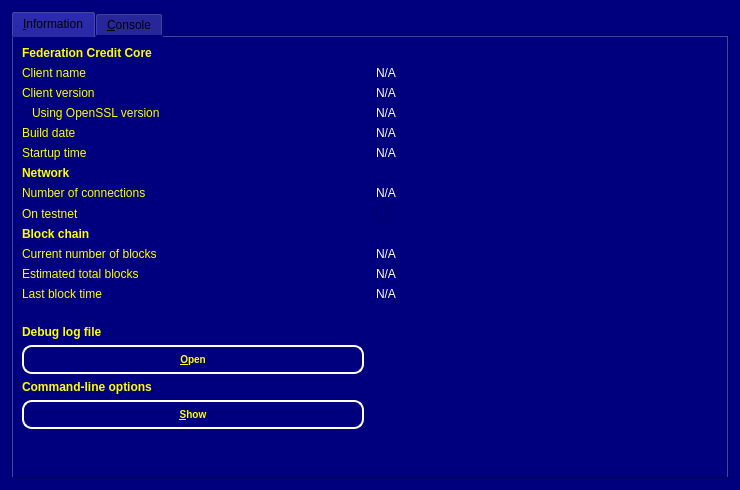
<?xml version="1.0" encoding="UTF-8"?>
<ui version="4.0">
 <class>RPCConsole</class>
 <widget class="QDialog" name="RPCConsole">
  <property name="geometry">
   <rect>
    <x>0</x>
    <y>0</y>
    <width>740</width>
    <height>490</height>
   </rect>
  </property>
  <property name="windowTitle">
   <string>Federation Credit - Debug window</string>
  </property>
  <property name="styleSheet">
   <string notr="true">background-color: rgb(0, 0, 127);
</string>
  </property>
  <layout class="QVBoxLayout" name="verticalLayout_2">
   <item>
    <widget class="QTabWidget" name="tabWidget">
     <property name="currentIndex">
      <number>0</number>
     </property>
     <widget class="QWidget" name="tab_info">
      <attribute name="title">
       <string>&amp;Information</string>
      </attribute>
      <layout class="QGridLayout" name="gridLayout" columnstretch="0,0">
       <property name="horizontalSpacing">
        <number>12</number>
       </property>
       <item row="18" column="0">
        <spacer name="verticalSpacer">
         <property name="orientation">
          <enum>Qt::Vertical</enum>
         </property>
         <property name="sizeHint" stdset="0">
          <size>
           <width>20</width>
           <height>40</height>
          </size>
         </property>
        </spacer>
       </item>
       <item row="1" column="1">
        <widget class="QLabel" name="clientName">
         <property name="cursor">
          <cursorShape>IBeamCursor</cursorShape>
         </property>
         <property name="styleSheet">
          <string notr="true">color: rgb(255, 255, 255);</string>
         </property>
         <property name="text">
          <string>N/A</string>
         </property>
         <property name="textFormat">
          <enum>Qt::PlainText</enum>
         </property>
         <property name="textInteractionFlags">
          <set>Qt::LinksAccessibleByMouse|Qt::TextSelectableByKeyboard|Qt::TextSelectableByMouse</set>
         </property>
        </widget>
       </item>
       <item row="8" column="0">
        <widget class="QLabel" name="label_8">
         <property name="styleSheet">
          <string notr="true">color: rgb(255, 255, 0);</string>
         </property>
         <property name="text">
          <string>On testnet</string>
         </property>
        </widget>
       </item>
       <item row="4" column="1">
        <widget class="QLabel" name="buildDate">
         <property name="cursor">
          <cursorShape>IBeamCursor</cursorShape>
         </property>
         <property name="styleSheet">
          <string notr="true">color: rgb(255, 255, 255);</string>
         </property>
         <property name="text">
          <string>N/A</string>
         </property>
         <property name="textFormat">
          <enum>Qt::PlainText</enum>
         </property>
         <property name="textInteractionFlags">
          <set>Qt::LinksAccessibleByMouse|Qt::TextSelectableByKeyboard|Qt::TextSelectableByMouse</set>
         </property>
        </widget>
       </item>
       <item row="12" column="0">
        <widget class="QLabel" name="label_2">
         <property name="styleSheet">
          <string notr="true">color: rgb(255, 255, 0);</string>
         </property>
         <property name="text">
          <string>Last block time</string>
         </property>
        </widget>
       </item>
       <item row="17" column="0">
        <widget class="QPushButton" name="showCLOptionsButton">
         <property name="toolTip">
          <string>Show the Blakecoin-Qt help message to get a list with possible Bitcoin command-line options.</string>
         </property>
         <property name="styleSheet">
          <string notr="true">QPushButton { background : #00007F ;border-radius:10px; border-color: white; color: yellow;  border-style: solid; border-width: 2px;font: bold 10px;min-width: 5em; padding: 6px;}</string>
         </property>
         <property name="text">
          <string>&amp;Show</string>
         </property>
         <property name="autoDefault">
          <bool>false</bool>
         </property>
        </widget>
       </item>
       <item row="5" column="1">
        <widget class="QLabel" name="startupTime">
         <property name="cursor">
          <cursorShape>IBeamCursor</cursorShape>
         </property>
         <property name="styleSheet">
          <string notr="true">color: rgb(255, 255, 255);</string>
         </property>
         <property name="text">
          <string>N/A</string>
         </property>
         <property name="textFormat">
          <enum>Qt::PlainText</enum>
         </property>
         <property name="textInteractionFlags">
          <set>Qt::LinksAccessibleByMouse|Qt::TextSelectableByKeyboard|Qt::TextSelectableByMouse</set>
         </property>
        </widget>
       </item>
       <item row="3" column="0">
        <widget class="QLabel" name="label_14">
         <property name="styleSheet">
          <string notr="true">color: rgb(255, 255, 0);</string>
         </property>
         <property name="text">
          <string>Using OpenSSL version</string>
         </property>
         <property name="indent">
          <number>10</number>
         </property>
        </widget>
       </item>
       <item row="10" column="1">
        <widget class="QLabel" name="numberOfBlocks">
         <property name="cursor">
          <cursorShape>IBeamCursor</cursorShape>
         </property>
         <property name="styleSheet">
          <string notr="true">color: rgb(255, 255, 255);</string>
         </property>
         <property name="text">
          <string>N/A</string>
         </property>
         <property name="textFormat">
          <enum>Qt::PlainText</enum>
         </property>
         <property name="textInteractionFlags">
          <set>Qt::LinksAccessibleByMouse|Qt::TextSelectableByKeyboard|Qt::TextSelectableByMouse</set>
         </property>
        </widget>
       </item>
       <item row="10" column="0">
        <widget class="QLabel" name="label_3">
         <property name="styleSheet">
          <string notr="true">color: rgb(255, 255, 0);</string>
         </property>
         <property name="text">
          <string>Current number of blocks</string>
         </property>
        </widget>
       </item>
       <item row="3" column="1">
        <widget class="QLabel" name="openSSLVersion">
         <property name="cursor">
          <cursorShape>IBeamCursor</cursorShape>
         </property>
         <property name="styleSheet">
          <string notr="true">color: rgb(255, 255, 255);</string>
         </property>
         <property name="text">
          <string>N/A</string>
         </property>
         <property name="textFormat">
          <enum>Qt::PlainText</enum>
         </property>
         <property name="textInteractionFlags">
          <set>Qt::LinksAccessibleByMouse|Qt::TextSelectableByKeyboard|Qt::TextSelectableByMouse</set>
         </property>
        </widget>
       </item>
       <item row="1" column="0">
        <widget class="QLabel" name="label_5">
         <property name="styleSheet">
          <string notr="true">color: rgb(255, 255, 0);</string>
         </property>
         <property name="text">
          <string>Client name</string>
         </property>
        </widget>
       </item>
       <item row="11" column="1">
        <widget class="QLabel" name="totalBlocks">
         <property name="cursor">
          <cursorShape>IBeamCursor</cursorShape>
         </property>
         <property name="styleSheet">
          <string notr="true">color: rgb(255, 255, 255);</string>
         </property>
         <property name="text">
          <string>N/A</string>
         </property>
         <property name="textFormat">
          <enum>Qt::PlainText</enum>
         </property>
         <property name="textInteractionFlags">
          <set>Qt::LinksAccessibleByMouse|Qt::TextSelectableByKeyboard|Qt::TextSelectableByMouse</set>
         </property>
        </widget>
       </item>
       <item row="14" column="0">
        <widget class="QLabel" name="labelDebugLogfile">
         <property name="font">
          <font>
           <weight>75</weight>
           <bold>true</bold>
          </font>
         </property>
         <property name="styleSheet">
          <string notr="true">color: rgb(255, 255, 0);</string>
         </property>
         <property name="text">
          <string>Debug log file</string>
         </property>
        </widget>
       </item>
       <item row="7" column="1">
        <widget class="QLabel" name="numberOfConnections">
         <property name="cursor">
          <cursorShape>IBeamCursor</cursorShape>
         </property>
         <property name="styleSheet">
          <string notr="true">color: rgb(255, 255, 255);</string>
         </property>
         <property name="text">
          <string>N/A</string>
         </property>
         <property name="textFormat">
          <enum>Qt::PlainText</enum>
         </property>
         <property name="textInteractionFlags">
          <set>Qt::LinksAccessibleByMouse|Qt::TextSelectableByKeyboard|Qt::TextSelectableByMouse</set>
         </property>
        </widget>
       </item>
       <item row="4" column="0">
        <widget class="QLabel" name="label_12">
         <property name="styleSheet">
          <string notr="true">color: rgb(255, 255, 0);</string>
         </property>
         <property name="text">
          <string>Build date</string>
         </property>
        </widget>
       </item>
       <item row="12" column="1">
        <widget class="QLabel" name="lastBlockTime">
         <property name="cursor">
          <cursorShape>IBeamCursor</cursorShape>
         </property>
         <property name="styleSheet">
          <string notr="true">color: rgb(255, 255, 255);</string>
         </property>
         <property name="text">
          <string>N/A</string>
         </property>
         <property name="textFormat">
          <enum>Qt::PlainText</enum>
         </property>
         <property name="textInteractionFlags">
          <set>Qt::LinksAccessibleByMouse|Qt::TextSelectableByKeyboard|Qt::TextSelectableByMouse</set>
         </property>
        </widget>
       </item>
       <item row="5" column="0">
        <widget class="QLabel" name="label_13">
         <property name="styleSheet">
          <string notr="true">color: rgb(255, 255, 0);</string>
         </property>
         <property name="text">
          <string>Startup time</string>
         </property>
        </widget>
       </item>
       <item row="8" column="1">
        <widget class="QCheckBox" name="isTestNet">
         <property name="enabled">
          <bool>false</bool>
         </property>
         <property name="text">
          <string/>
         </property>
        </widget>
       </item>
       <item row="13" column="0">
        <spacer name="verticalSpacer_2">
         <property name="orientation">
          <enum>Qt::Vertical</enum>
         </property>
         <property name="sizeHint" stdset="0">
          <size>
           <width>20</width>
           <height>20</height>
          </size>
         </property>
        </spacer>
       </item>
       <item row="2" column="0">
        <widget class="QLabel" name="label_6">
         <property name="styleSheet">
          <string notr="true">color: rgb(255, 255, 0);</string>
         </property>
         <property name="text">
          <string>Client version</string>
         </property>
        </widget>
       </item>
       <item row="16" column="0">
        <widget class="QLabel" name="labelCLOptions">
         <property name="font">
          <font>
           <weight>75</weight>
           <bold>true</bold>
          </font>
         </property>
         <property name="styleSheet">
          <string notr="true">color: rgb(255, 255, 0);</string>
         </property>
         <property name="text">
          <string>Command-line options</string>
         </property>
        </widget>
       </item>
       <item row="2" column="1">
        <widget class="QLabel" name="clientVersion">
         <property name="cursor">
          <cursorShape>IBeamCursor</cursorShape>
         </property>
         <property name="styleSheet">
          <string notr="true">color: rgb(255, 255, 255);</string>
         </property>
         <property name="text">
          <string>N/A</string>
         </property>
         <property name="textFormat">
          <enum>Qt::PlainText</enum>
         </property>
         <property name="textInteractionFlags">
          <set>Qt::LinksAccessibleByMouse|Qt::TextSelectableByKeyboard|Qt::TextSelectableByMouse</set>
         </property>
        </widget>
       </item>
       <item row="6" column="0">
        <widget class="QLabel" name="label_11">
         <property name="font">
          <font>
           <weight>75</weight>
           <bold>true</bold>
          </font>
         </property>
         <property name="styleSheet">
          <string notr="true">color: rgb(255, 255, 0);</string>
         </property>
         <property name="text">
          <string>Network</string>
         </property>
        </widget>
       </item>
       <item row="7" column="0">
        <widget class="QLabel" name="label_7">
         <property name="styleSheet">
          <string notr="true">color: rgb(255, 255, 0);</string>
         </property>
         <property name="text">
          <string>Number of connections</string>
         </property>
        </widget>
       </item>
       <item row="9" column="0">
        <widget class="QLabel" name="label_10">
         <property name="font">
          <font>
           <weight>75</weight>
           <bold>true</bold>
          </font>
         </property>
         <property name="styleSheet">
          <string notr="true">color: rgb(255, 255, 0);</string>
         </property>
         <property name="text">
          <string>Block chain</string>
         </property>
        </widget>
       </item>
       <item row="0" column="0">
        <widget class="QLabel" name="label_9">
         <property name="font">
          <font>
           <weight>75</weight>
           <bold>true</bold>
          </font>
         </property>
         <property name="styleSheet">
          <string notr="true">color: rgb(255, 255, 0);</string>
         </property>
         <property name="text">
          <string>Federation Credit Core</string>
         </property>
        </widget>
       </item>
       <item row="15" column="0">
        <widget class="QPushButton" name="openDebugLogfileButton">
         <property name="toolTip">
          <string>Open the Blakecoin debug log file from the current data directory. This can take a few seconds for large log files.</string>
         </property>
         <property name="styleSheet">
          <string notr="true">QPushButton { background : #00007F ;border-radius:10px; border-color: white; color: yellow;  border-style: solid; border-width: 2px;font: bold 10px;min-width: 5em; padding: 6px;}</string>
         </property>
         <property name="text">
          <string>&amp;Open</string>
         </property>
         <property name="autoDefault">
          <bool>false</bool>
         </property>
        </widget>
       </item>
       <item row="11" column="0">
        <widget class="QLabel" name="label_4">
         <property name="styleSheet">
          <string notr="true">color: rgb(255, 255, 0);</string>
         </property>
         <property name="text">
          <string>Estimated total blocks</string>
         </property>
        </widget>
       </item>
      </layout>
     </widget>
     <widget class="QWidget" name="tab_console">
      <attribute name="title">
       <string>&amp;Console</string>
      </attribute>
      <layout class="QVBoxLayout" name="verticalLayout_3">
       <property name="spacing">
        <number>3</number>
       </property>
       <item>
        <widget class="QTextEdit" name="messagesWidget">
         <property name="minimumSize">
          <size>
           <width>0</width>
           <height>100</height>
          </size>
         </property>
         <property name="styleSheet">
          <string notr="true">background-color: rgb(0, 0, 127);
color: rgb(255, 255, 255);</string>
         </property>
         <property name="readOnly">
          <bool>true</bool>
         </property>
         <property name="tabKeyNavigation" stdset="0">
          <bool>false</bool>
         </property>
         <property name="columnCount" stdset="0">
          <number>2</number>
         </property>
        </widget>
       </item>
       <item>
        <layout class="QHBoxLayout" name="horizontalLayout">
         <property name="spacing">
          <number>3</number>
         </property>
         <item>
          <widget class="QLabel" name="label">
           <property name="text">
            <string notr="true">&gt;</string>
           </property>
          </widget>
         </item>
         <item>
          <widget class="QLineEdit" name="lineEdit">
           <property name="styleSheet">
            <string notr="true">background-color: rgb(255, 255, 255);
color: rgb(0, 0, 0);</string>
           </property>
          </widget>
         </item>
         <item>
          <widget class="QPushButton" name="clearButton">
           <property name="maximumSize">
            <size>
             <width>24</width>
             <height>24</height>
            </size>
           </property>
           <property name="toolTip">
            <string>Clear console</string>
           </property>
           <property name="text">
            <string/>
           </property>
           <property name="icon">
            <iconset resource="../bitcoin.qrc">
             <normaloff>:/icons/remove</normaloff>:/icons/remove</iconset>
           </property>
           <property name="shortcut">
            <string notr="true">Ctrl+L</string>
           </property>
           <property name="autoDefault">
            <bool>false</bool>
           </property>
          </widget>
         </item>
        </layout>
       </item>
      </layout>
     </widget>
    </widget>
   </item>
  </layout>
 </widget>
 <resources>
  <include location="../bitcoin.qrc"/>
 </resources>
 <connections/>
</ui>
